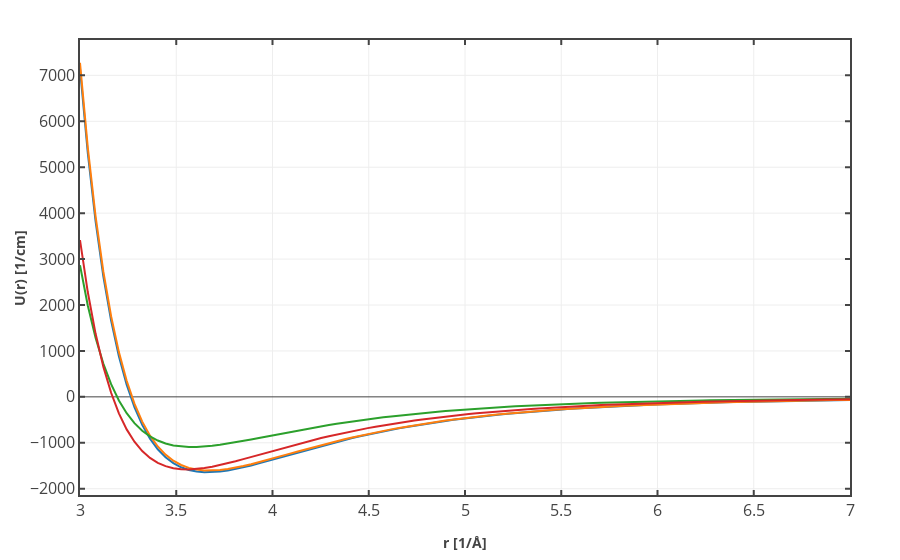

Notebook code for this chart:
### Code cell
data=[]
trace1=go.Scatter(
            x=x,
            y=ehcp_lj,
            name='HCP'
            )
data.append(trace1)
trace1=go.Scatter(
            x=x,
            y=efcc_lj,
            name='FCC'
            )
data.append(trace1)
trace1=go.Scatter(
            x=x,
            y=esc_lj,
            name='SC'
            )
data.append(trace1)
trace1=go.Scatter(
            x=x,
            y=ebcc_lj,
            name='BCC'
            )
data.append(trace1)
layout = go.Layout(
#     title="<b>Argon L-J model</b>",
    xaxis=dict(
                title = '<b>r [1/Å]</b>',
                showline=True,
                mirror="ticks",
                ticks="inside",
                tickfont=dict(
                    size=16,
                    ),
                linewidth=2,
                tickwidth=2,
              ),        
    yaxis=dict(
                title = '<b>U(r) [1/cm]</b>',
                showline=True,
                mirror="ticks",
                ticks="inside",
                tickfont=dict(
                    size=16,
                    ),
                linewidth=2,
                tickwidth=2,
                tickprefix="  ",
#                 tickformat="1e"
    ),
    showlegend=False,
    legend=dict(
        font=dict( family='sans-serif', size=16 , color='#000' ),
        x=0.8,y=0.9
    ),
    margin=dict(
        l=80,
        r=50,
        b=65,
        t=40
    ),
)
fig2 = go.Figure(data=data, layout=layout)
py.iplot(fig2, filename='aGNR',show_link=False)
